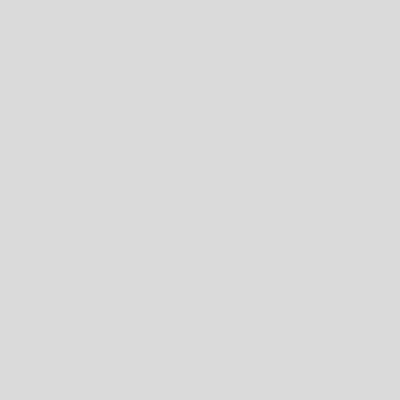
Frame 1 (no input)
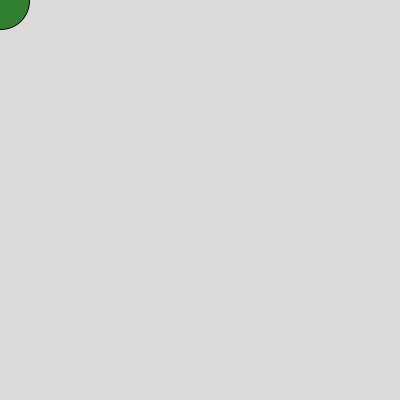
Frame 60 (the mouse pressed at the canvas centre just before this capture)
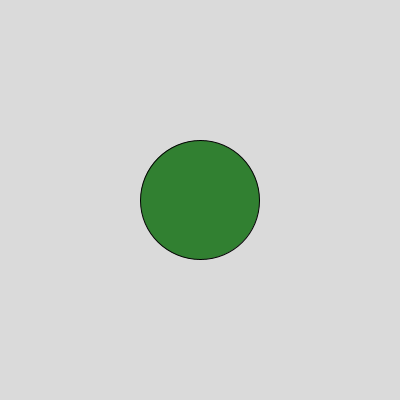
Frame 120 (the mouse held since frame 60 and released just before this capture)

The Processing sketch that drew these frames (run headless with seeded random() and noise(); from frame 60 on, the mouse is pressed at the canvas centre):

// Processing sketch: circleGrow
// ── circleGrow.pde
int circleX = 0;

void setup() {
size(400,400);
}

void draw(){
background(218);
stroke(2);
fill(49,128, 49);
//circle follows the cursor
ellipse(mouseX, mouseY, circleX, circleX);

circleX = circleX+1;
}
